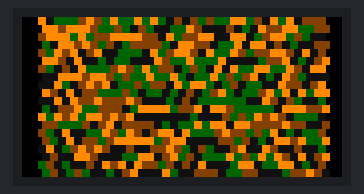
The program below on a simulated ESP8266 (NodeMCU). Parts: 160×80 colour display. Random numbers use the default seed unless the program sets one; what the program prints to the serial monitor is not drawn.

Above: at 0.24 s.
At 5.09 s:
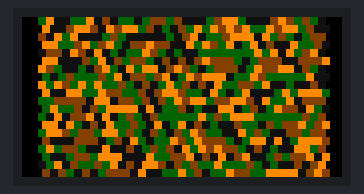
At 10.08 s:
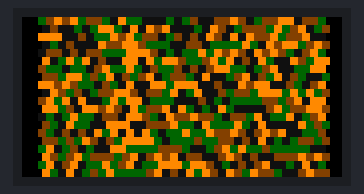
At 20.06 s:
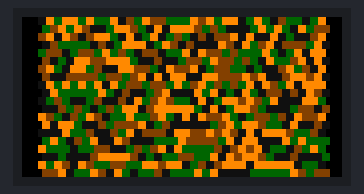
At 29.89 s:
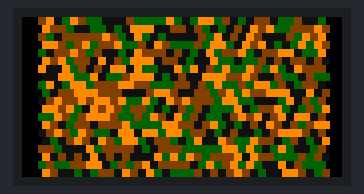
At 39.87 s:
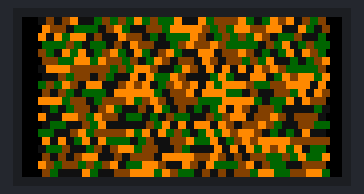

The program:

main.cpp
```cpp
// Hex-CA class-4 — ESP8266 + ESP32 target for Isolation hex-ca-class4.
//
// Runs the same pipeline as pi4.py and c_compact.c on a cheap 0.96"
// ST7735S 80x160 IPS module. K=4 colours, 6-neighbour hex, 36x20
// toroidal grid with a visual half-cell offset on odd rows.
//
// The 16 KB rule table lives in RAM; both boards have plenty of
// headroom (~40 KB free on ESP8266, ~300 KB on ESP32). No WiFi, no
// network — this artifact is the terminal stage of the pipeline, run
// locally from a random seed.
//
// Wiring matches bodymap_firmware/examples/display_st7735s/ — see
// the comment block in that file's main.cpp for the pin table.
//
// Build & flash (from this directory):
//   pio run -e esp8266 -t upload            # NodeMCU v2
//   pio run -e esp32s3 -t upload            # ESP32-S3 SuperMini

#include <Arduino.h>
#include <Adafruit_GFX.h>
#include <Adafruit_ST7735.h>
#include <SPI.h>

#if defined(ARDUINO_ARCH_ESP32)
  #define PIN_SCK  12
  #define PIN_MOSI 11
  #define PIN_DC    4
  #define PIN_CS    5
  #define PIN_RST   6
  #define PIN_BL    7
  #define SPI_HZ   27000000UL
#elif defined(ARDUINO_ARCH_ESP8266)
  #define PIN_SCK  14    // D5 — HSPI CLK (fixed)
  #define PIN_MOSI 13    // D7 — HSPI MOSI (fixed)
  #define PIN_DC    5    // D1
  #define PIN_CS    4    // D2
  #define PIN_RST  16    // D0
  #define PIN_BL   -1    // tie BLK pad directly to 3V3
  #define SPI_HZ   20000000UL
#else
  #error "Unsupported architecture — add a pin map for this board"
#endif

// Grid + cell geometry. 36 wide × 20 tall at 4-px cells gives a 144×80
// hex face plus 8 px of left/right padding on the 160-wide landscape
// screen. Odd rows shift by 2 px to suggest the hex offset.
#define K     4
#define GW    36
#define GH    20
#define CELL  4
#define XPAD  8
#define RULE_LEN 16384   // K ** 7

static Adafruit_ST7735 tft(PIN_CS, PIN_DC, PIN_MOSI, PIN_SCK, PIN_RST);

static uint8_t rule[RULE_LEN];
static uint8_t grid[GH][GW];
static uint8_t ngrid[GH][GW];

// Neighbour deltas for the offset-coordinate hex layout.
// Even rows and odd rows have the same set of dy's but different dx's.
static const int8_t DY[6]  = {-1, -1,  0,  0,  1,  1};
static const int8_t DXE[6] = {-1,  0, -1,  1, -1,  0};
static const int8_t DXO[6] = { 0,  1, -1,  1,  0,  1};

// RGB565 palette chosen to echo the ANSI 256 colours in pi4.py:
//   232 near-black, 22 deep green, 94 burnt orange, 208 bright amber.
static const uint16_t PALETTE[K] = {
    0x1082,   // near-black
    0x0320,   // deep green
    0x8200,   // burnt orange
    0xFC40,   // bright amber
};


static void initRule(uint32_t seed) {
    randomSeed(seed);
    for (int i = 0; i < RULE_LEN; i++) rule[i] = random(K);
    for (int y = 0; y < GH; y++)
        for (int x = 0; x < GW; x++)
            grid[y][x] = random(K);
}


static inline void drawCell(int x, int y, uint8_t c) {
    int px = XPAD + x * CELL + ((y & 1) ? (CELL / 2) : 0);
    int py = y * CELL;
    tft.fillRect(px, py, CELL, CELL, PALETTE[c]);
}


static void stepGrid() {
    for (int y = 0; y < GH; y++) {
        const int8_t *dx = (y & 1) ? DXO : DXE;
        for (int x = 0; x < GW; x++) {
            int idx = grid[y][x];
            for (int k = 0; k < 6; k++) {
                int ny = (y + DY[k] + GH) % GH;
                int nx = (x + dx[k] + GW) % GW;
                idx = idx * K + grid[ny][nx];
            }
            ngrid[y][x] = rule[idx];
        }
    }
    // Draw only cells that changed — keeps the SPI bus quiet and the
    // frame rate sane even when the dynamics are busy.
    for (int y = 0; y < GH; y++) {
        for (int x = 0; x < GW; x++) {
            if (ngrid[y][x] != grid[y][x]) drawCell(x, y, ngrid[y][x]);
            grid[y][x] = ngrid[y][x];
        }
    }
}


void setup() {
    Serial.begin(115200);
    delay(50);

    if (PIN_BL >= 0) {
        pinMode(PIN_BL, OUTPUT);
        digitalWrite(PIN_BL, HIGH);
    }

    tft.initR(INITR_MINI160x80);
    tft.setSPISpeed(SPI_HZ);
    tft.setRotation(3);          // landscape, ribbon at the left
    tft.invertDisplay(true);
    tft.fillScreen(ST77XX_BLACK);

    // Seed mixes boot time with the floating ADC pin so a fresh power-on
    // gets a different rule than the last one. No external entropy source
    // required.
#if defined(ARDUINO_ARCH_ESP8266)
    uint32_t seed = micros() ^ analogRead(A0);
#else
    uint32_t seed = micros() ^ analogRead(1);
#endif
    Serial.printf("[hex-ca] seed=%u\n", (unsigned)seed);
    initRule(seed);

    // Paint initial grid in one pass so stepGrid's diff-draw has something
    // to compare against.
    for (int y = 0; y < GH; y++)
        for (int x = 0; x < GW; x++)
            drawCell(x, y, grid[y][x]);
}


void loop() {
    stepGrid();
    delay(60);
}
```
